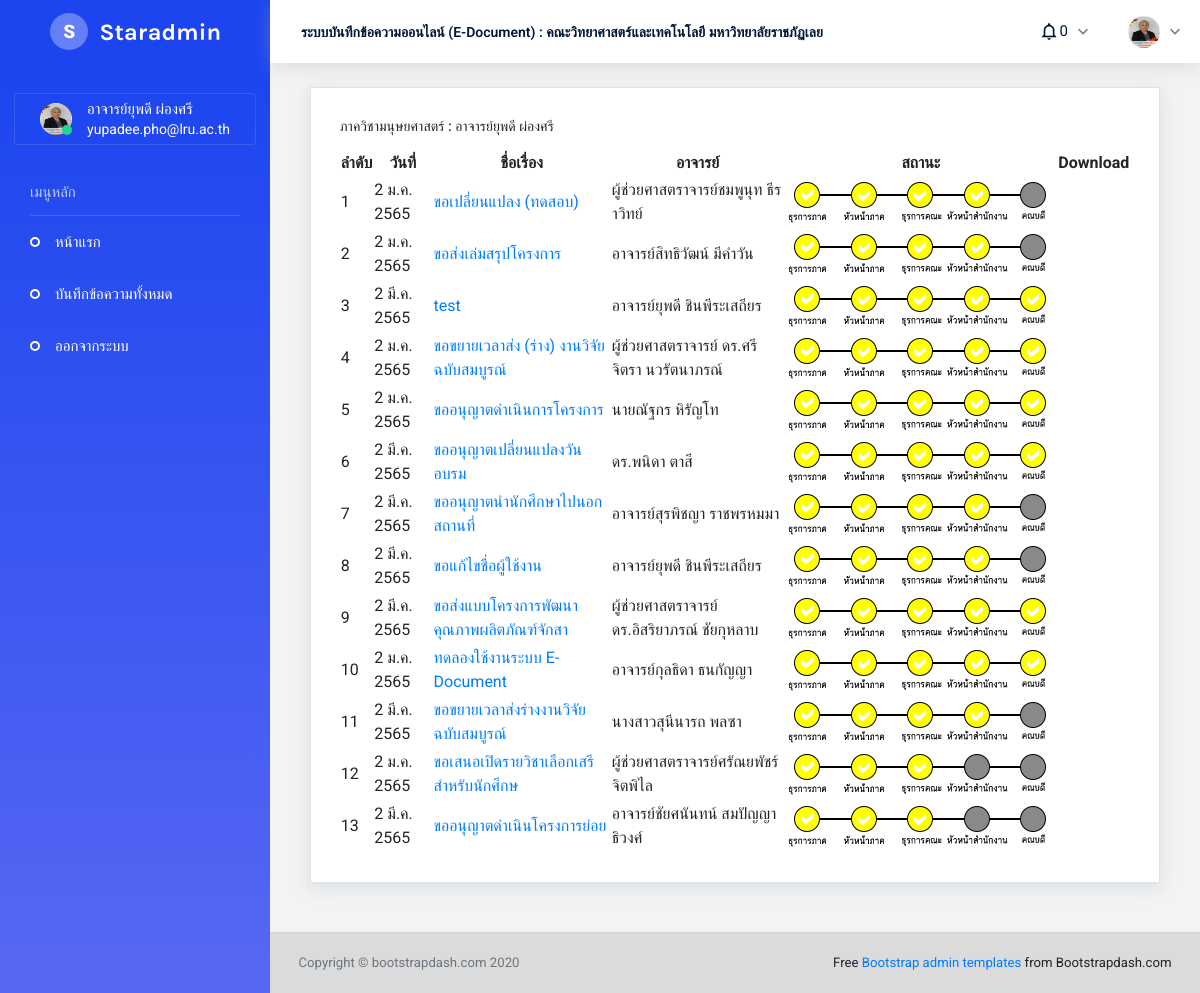
/all-memo-officer.php (signed in), run on the app's committed database.
### tables this page shows
CREATE TABLE `member` (
  `id` int(4) NOT NULL,
  `field` varchar(100) NOT NULL,
  `name` varchar(100) NOT NULL,
  `email` varchar(100) NOT NULL,
  `pass` varchar(100) NOT NULL,
  `line_token` varchar(255) NOT NULL,
  `dep` varchar(100) NOT NULL,
  `status` char(1) NOT NULL,
  `image` varchar(100) NOT NULL,
  `rule` varchar(4) NOT NULL,
  `pass_update` char(1) NOT NULL
);

CREATE TABLE `memo` (
  `id` int(10) NOT NULL,
  `dep` varchar(100) NOT NULL,
  `field` varchar(100) NOT NULL,
  `user_id` varchar(10) NOT NULL,
  `memo_id` varchar(10) NOT NULL,
  `memo_num_dep` varchar(20) NOT NULL,
  `memo_date` varchar(50) NOT NULL,
  `title` varchar(200) NOT NULL,
  `paragraph1` text NOT NULL,
  `paragraph2` text NOT NULL,
  `paragraph3` text NOT NULL,
  `sign` varchar(100) NOT NULL,
  `time_user` varchar(50) NOT NULL,
  `sign_officer` varchar(250) NOT NULL,
  `time_officer` varchar(50) NOT NULL,
  `sign_officer1` varchar(250) NOT NULL,
  `time_officer1` varchar(50) NOT NULL,
  `name` varchar(250) NOT NULL,
  `position` varchar(250) NOT NULL,
  `status` char(1) NOT NULL,
  `status_edit` char(1) NOT NULL,
  `comment1` varchar(250) NOT NULL,
  `comment2` varchar(250) NOT NULL,
  `sign_depart` varchar(250) NOT NULL,
  `depart_opinion` text NOT NULL,
  `depart_opinion_time` varchar(50) NOT NULL,
  `memo_num_officer1` varchar(100) NOT NULL,
  `comment3` varchar(250) NOT NULL,
  `officer1_opinion` varchar(250) NOT NULL,
  `comment4` varchar(250) NOT NULL,
  `sign_head_officer` varchar(250) NOT NULL,
  `head_officer_opinion` text NOT NULL,
  `head_officer_opinion_time` varchar(100) NOT NULL,
  `sign_admin` varchar(250) NOT NULL,
  `admin_opinion` varchar(250) NOT NULL,
  `admin_opinion_time` varchar(100) NOT NULL,
  `comment5` varchar(250) NOT NULL
);

### all-memo-officer.php (the view, shortened to what this page needs)
<?php
    include_once('connect.php');
    $id = $_SESSION["id"];
	$sql = "SELECT * FROM member WHERE id = ? ";
	$stmt = $conn->prepare($sql);
	$stmt->bind_param('s', $id);
	$stmt ->execute();
	$result = $stmt->get_result();
	$row = $result->fetch_assoc();
    $dep = $row["dep"];
?>
<!DOCTYPE html>
<html lang="en">
  <head>
    <link rel="stylesheet" href="assets/vendors/iconfonts/mdi/css/materialdesignicons.min.css">
    <link rel="stylesheet" href="assets/vendors/iconfonts/ionicons/dist/css/ionicons.css">
    <link rel="stylesheet" href="assets/vendors/iconfonts/flag-icon-css/css/flag-icon.min.css">
    <link rel="stylesheet" href="assets/vendors/css/vendor.bundle.base.css">
    <link rel="stylesheet" href="assets/vendors/css/vendor.bundle.addons.css">
    <link rel="stylesheet" href="assets/css/shared/style.css">
    <link rel="stylesheet" href="assets/css/demo_1/style.css">
  </head>
  <body>
    <div class="container-scroller">
      <nav class="navbar default-layout col-lg-12 col-12 p-0 fixed-top d-flex flex-row">
        <div class="text-center navbar-brand-wrapper d-flex align-items-top justify-content-center">
          <a class="navbar-brand brand-logo" href="index.html">
            <img src="assets/images/logo.svg" alt="logo" /> </a>
        </div>
        <div class="navbar-menu-wrapper d-flex align-items-center">
          <ul class="navbar-nav">
            <li class="nav-item font-weight-semibold d-none d-lg-block">ระบบบันทึกข้อความออนไลน์ (E-Document) : คณะวิทยาศาสตร์และเทคโนโลยี มหาวิทยาลัยราชภัฏเลย</li>
          </ul>
          <ul class="navbar-nav ml-auto">
            <?php
              $sql="SELECT * FROM memo WHERE dep = '$dep' AND status = '' ORDER BY id DESC";
              $query = mysqli_query($conn,$sql);
              $rowcount=mysqli_num_rows($query);
            ?>
            <li class="nav-item dropdown d-none d-xl-inline-block user-dropdown">
              <a class="nav-link dropdown-toggle" id="UserDropdown" href="#" data-toggle="dropdown" aria-expanded="false">
                <i class="mdi mdi-bell-outline"></i>
                <span class="count"><?php echo $rowcount; ?></span>
              </a>
            </li>
            <li class="nav-item dropdown d-none d-xl-inline-block user-dropdown">
              <a class="nav-link dropdown-toggle" id="UserDropdown" href="#" data-toggle="dropdown" aria-expanded="false">
                <img class="img-xs rounded-circle" src="assets/images/user/<?php echo $row["image"];?>
" alt="Profile image"> </a>
            </li>
          </ul>
        </div>
      </nav>
      <div class="container-fluid page-body-wrapper">
        <nav class="sidebar sidebar-offcanvas" id="sidebar">
          <ul class="nav">
            <li class="nav-item nav-profile">
              <a href="#" class="nav-link">
                <div class="profile-image">
                  <img class="img-xs rounded-circle" src="assets/images/user/<?php echo $row["image"];?>
" alt="profile image">
                  <div class="dot-indicator bg-success"></div>
                </div>
                <div class="text-wrapper">
                  <p class="profile-name"><?php echo $row["name"];?></p>
                  <p class="designation"><?php echo $row["email"];?></p>
                </div>
              </a>
            </li>
            <li class="nav-item nav-category">เมนูหลัก</li>
            <li class="nav-item">
              <a class="nav-link" href="officer-page.php">
                <span class="menu-title">หน้าแรก</span>
              </a>
            </li>
            <li class="nav-item">
              <a class="nav-link" href="all-memo-user.php">
                <span class="menu-title">บันทึกข้อความทั้งหมด</span>
              </a>
            </li>
            <li class="nav-item">
              <a class="nav-link" href="sign-out.php">
                <span class="menu-title">ออกจากระบบ</span>
              </a>
            </li>
          </ul>
        </nav>
        <?php
          $sql="SELECT * FROM memo WHERE dep='$dep' ORDER BY id DESC";
          $query = mysqli_query($conn,$sql);
        ?>
        <div class="main-panel">
          <div class="content-wrapper">
              <div class="col-lg-12 grid-margin stretch-card">
                <div class="card">
                  <div class="card-body">
                    <h4 class="card-title"><?php echo $row["dep"];?> : <?php echo $row["name"];?></h4>
                    <table>
                      <thead>
                        <tr align="center">
                          <th> ลำดับ </th>
                          <th> วันที่ </th>
                          <th> ชื่อเรื่อง </th>
                          <th> อาจารย์ </th>
                          <th> สถานะ </th>
                          <th> Download </th>
                        </tr>
                      </thead>
                      <tbody>
                        <?php
                        $i = 1;
                        while($result=mysqli_fetch_array($query,MYSQLI_ASSOC))
                        {
                        ?>
                        <tr>
                          <td class="py-1"><?php echo $i;?></td>
                          <td><?php echo $result["memo_date"];?></td>
                          <td><a href="officer-page-check.php?memo_id=<?php echo $result["memo_id"];?>"><?php echo mb_substr($result["title"],0,40,'UTF-8');?></a></td>
                          <td><?php echo $result["name"];?></td>
                          <td>
                            <?php
                            $status = $result["status"];;
                            if ($status == "1") {
                              echo "<img src='assets/images/timeline1.png' alt=''/>";
                            } elseif ($status == "2") {
                              echo "<img src='assets/images/timeline2.png' alt=''/>";
                            } elseif ($status == "3") {
                              echo "<img src='assets/images/timeline3.png' alt=''/>";
                            } elseif ($status == "4") {
                              echo "<img src='assets/images/timeline4.png' alt=''/>";
                            } else {
                              echo "<img src='assets/images/timeline.png' alt=''/>";
                            }
                            ?>
                          </td>
                          <td align="center">
                          </td>
                        </tr>
                        <?php
                            $i++;
                        }
                        ?>
                      </tbody>
                    </table>
                  </div>
                </div>
              </div>
          </div>
          <footer class="footer">
            <div class="container-fluid clearfix">
              <span class="text-muted d-block text-center text-sm-left d-sm-inline-block">Copyright © bootstrapdash.com 2020</span>
              <span class="float-none float-sm-right d-block mt-1 mt-sm-0 text-center"> Free <a href="https://www.bootstrapdash.com/bootstrap-admin-template/" target="_blank">Bootstrap admin templates</a> from Bootstrapdash.com</span>
            </div>
          </footer>
        </div>
      </div>
    </div>
  </body>
</html>

### data on the page
member: image (picture), name "อาจารย์ยุพดี ผ่องศรี", email "yupadee.pho@lru.ac.th", dep "ภาควิชามนุษยศาสตร์"
memo: memo_date "2 ม.ค. 2565", title "ขอเปลี่ยนแปลง (ทดสอบ)", name "ผู้ช่วยศาสตราจารย์ชมพูนุท ธีราวิทย์"
memo: memo_date "2 ม.ค. 2565", title "ขอส่งเล่มสรุปโครงการ", name "อาจารย์สิทธิวัฒน์ มีคำวัน"
memo: memo_date "2 มี.ค. 2565", title "test", name "อาจารย์ยุพดี ชินพีระเสถียร"
memo: memo_date "2 ม.ค. 2565", title "ขอขยายเวลาส่ง (ร่าง) งานวิจัยฉบับสมบูรณ์", name "ผู้ช่วยศาสตราจารย์ ดร.ศรีจิตรา นวรัตนาภรณ์"
memo: memo_date "2 ม.ค. 2565", title "ขออนุญาตดำเนินการโครงการ", name "นายณัฐกร หิรัญโท"
memo: memo_date "2 มี.ค. 2565", title "ขออนุญาตเปลี่ยนแปลงวันอบรม", name "ดร.พนิดา ตาสี"
memo: memo_date "2 มี.ค. 2565", title "ขออนุญาตนำนักศึกษาไปนอกสถานที่", name "อาจารย์สุรพิชญา ราชพรหมมา"
memo: memo_date "2 มี.ค. 2565", title "ขอแก้ไขชื่อผู้ใช้งาน", name "อาจารย์ยุพดี ชินพีระเสถียร"
memo: memo_date "2 มี.ค. 2565", title "ขอส่งแบบโครงการพัฒนาคุณภาพผลิตภัณฑ์จักสา", name "ผู้ช่วยศาสตราจารย์ ดร.อิสริยาภรณ์ ชัยกุหลาบ"
memo: memo_date "2 ม.ค. 2565", title "ทดลองใช้งานระบบ E-Document", name "อาจารย์กุลธิดา ธนกัญญา"
memo: memo_date "2 มี.ค. 2565", title "ขอขยายเวลาส่งร่างงานวิจัยฉบับสมบูรณ์", name "นางสาวสุนีนารถ พลซา"
memo: memo_date "2 ม.ค. 2565", title "ขอเสนอเปิดรายวิชาเลือกเสรี สำหรับนักศึกษ", name "ผู้ช่วยศาสตราจารย์ศรัณยพัชร์ จิตพิไล"
memo: memo_date "2 มี.ค. 2565", title "ขออนุญาตดำเนินโครงการย่อย", name "อาจารย์ชัยศนันทน์ สมปัญญาธิวงศ์"

### other printed values
$rowcount "0"
